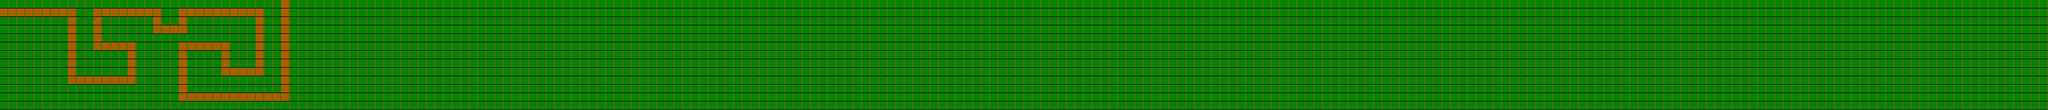

This game map was drawn from its Tiled (.tmx) file and the tilesets committed beside it. A one-line description and the trimmed map source follow:
An orthogonal 240x13 tile map with 16x16 px tiles, 2 tile layers (background, graphics) and 28 objects.

<map version="1.0" orientation="orthogonal" renderorder="right-down" width="240" height="13" tilewidth="16" tileheight="16" nextobjectid="86">
 <tileset firstgid="1" name="tillset_gutter" tilewidth="16" tileheight="16" spacing="2" margin="1" tilecount="770" columns="35">
  <image source="background_gutter.png" width="640" height="400" />
 </tileset>
 <layer name="background" width="240" height="13">
  <data>[3120 cells, 3120 non-empty, 1 distinct tile ids]</data>
 </layer>
 <layer name="graphics" width="240" height="13">
  <data>[3120 cells, 107 non-empty, 1 distinct tile ids]</data>
 </layer>
 <objectgroup name="road">
  <object id="43" x="0" y="0" width="528" height="16" />
  <object id="44" x="144" y="16" width="32" height="128" />
  <object id="45" x="176" y="128" width="64" height="16" />
  <object id="47" x="176" y="96" width="64" height="16" />
  <object id="51" x="224" y="112" width="16" height="16" />
  <object id="52" x="304" y="16" width="32" height="32" />
  <object id="53" x="496" y="16" width="32" height="160" />
  <object id="54" x="352" y="160" width="64" height="16" />
  <object id="55" x="416" y="144" width="80" height="32" />
  <object id="56" x="352" y="96" width="64" height="16" />
  <object id="58" x="400" y="112" width="16" height="32" />
  <object id="59" x="352" y="112" width="16" height="48" />
  <object id="60" x="544" y="0" width="16" height="208" />
  <object id="61" x="336" y="192" width="208" height="16" />
  <object id="62" x="320" y="80" width="16" height="128" />
  <object id="64" x="192" y="64" width="64" height="16" />
  <object id="65" x="288" y="64" width="144" height="16" />
  <object id="66" x="352" y="32" width="16" height="32" />
  <object id="68" x="368" y="32" width="112" height="16" />
  <object id="69" x="464" y="48" width="16" height="80" />
  <object id="70" x="432" y="64" width="16" height="64" />
  <object id="71" x="192" y="32" width="96" height="16" />
  <object id="73" x="192" y="48" width="16" height="16" />
  <object id="80" x="272" y="48" width="16" height="32" />
  <object id="82" x="256" y="64" width="16" height="112" />
  <object id="83" x="128" y="160" width="128" height="16" />
  <object id="84" x="112" y="32" width="16" height="144" />
  <object id="85" x="0" y="32" width="112" height="16" />
 </objectgroup>
</map>